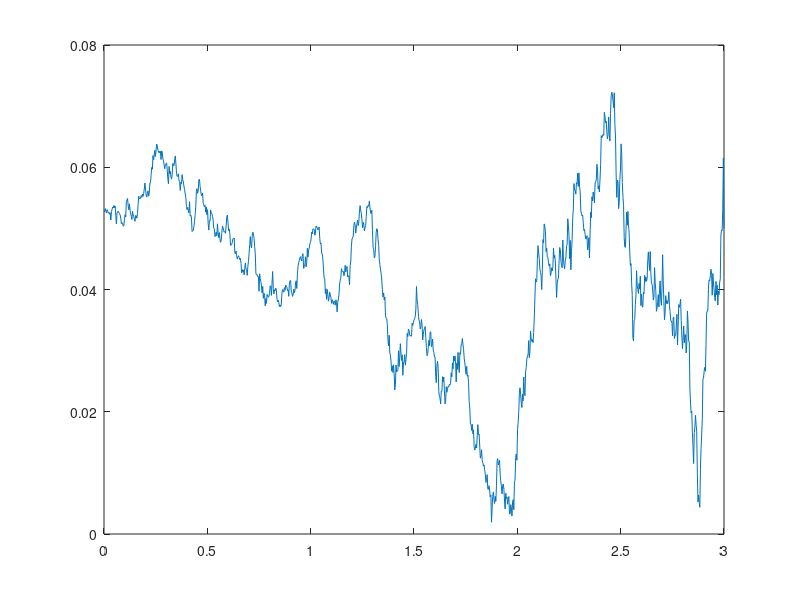

The MATLAB source for this figure:
function Vasicek1Factor
 %Function simulating the term structure using
 %Vasicek model

 %Parameters initial valus for one factor Vasicek model
 alpha=1.3;
 gamma=0.05;
 rho=0.06;
 q=0.1;
 Maturity=3;
 rInit=0.05;
 NbStep=1000;
 DeltaT=Maturity/NbStep;

 %Interest rates simulation
 r=SimulRates(alpha,gamma,rho,q,DeltaT,NbStep,rInit);

 %Parameters of model to rate R.
 RInfinity=RInf(alpha,gamma,rho,q);

 %Vector of time steps
 t=[0:1:NbStep-1]*DeltaT;

 %Computation of rates for the points represented in vector r
 R=RInfinity + ...
    (r-RInfinity).*(1-exp(-alpha*(Maturity-t)))./(alpha*(Maturity-t))+ ...
    rho^2.*((1-exp(-alpha*(Maturity-t))).^2)./(4*alpha^3*(Maturity-t));

 %Graph of the interest rate as function of maturity
 plot([t,Maturity],[R,rInit]);

 end

 function rep=RInf(alpha,gamma,rho,q)
 %Simple function computing parameter R(infinity) of
 %Vasicek model

 rep=gamma+rho*q/alpha-rho^2/(2*alpha^2);

 end

 function rep=SimulRates(alpha,gamma,rho,q,DeltaT,NbStep,rInit)
 %Fonction simulating the interest rates for Vasicek model
 %alpha, gamma, rho, q: Model parameters
 %DeltaT: Time step
 %NbStep: Number of steps
 %rInit: Initial value of interest rate at time t=0.

 %Initialisation of the answer vector
 rep=zeros(1,NbStep);
 rep(1)=rInit;

 %For each step, we simulate the rate following the model
 for i=2:NbStep
     rep(i)=rep(i-1)+alpha*(gamma-rep(i-1))*DeltaT+ ...
             rho*sqrt(DeltaT)*randn(1);
 end

 end